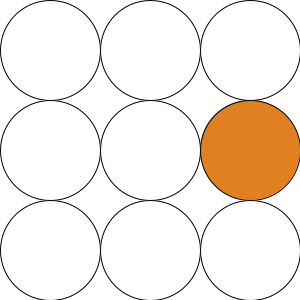
Frame 1 (no input)
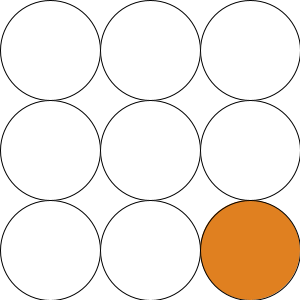
Frame 60 (the mouse pressed at the canvas centre just before this capture)
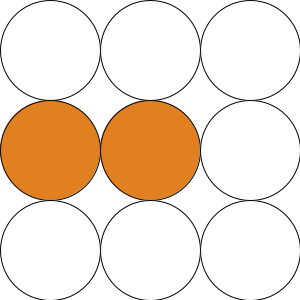
Frame 120 (the mouse held since frame 60 and released just before this capture)

The Processing sketch that drew these frames (run headless with seeded random() and noise(); from frame 60 on, the mouse is pressed at the canvas centre):

// Processing sketch: gopher_random_hole_time
// ── gopher_random_hole_time.pde
//打地鼠,滑鼠會是槌子,可以mousePressed時會槌下去。現在要讓地鼠自己跑出來
//時間 random()決定一個時間, random()決定是哪個洞要跳出來
//int [][]gopher=new int[3][3];
int [][] gopher ={
  {0,0,0},
  {0,0,0},
  {0,0,0}
};
void generateGopher(){
  int now = int(random(9));//0...8
  gopher[now/3][now%3]=30+int(random(60));//活命/出現的時間有60 frame
}
void setup(){
  size(300,300);
  generateGopher();
}
void draw(){
  background(255);
  for(int i=0; i<3; i++){
    for(int j=0; j<3; j++){
      if(gopher[i][j]>0){
        fill(#E08020); ellipse(50+j*100, 50+i*100, 100,100);
        gopher[i][j]--;
        if(gopher[i][j]==0) generateGopher();
      }else{
        fill(255); ellipse(50+j*100, 50+i*100, 100,100);
      }
    }
  }
}
void mousePressed(){
  int i=mouseY/100,j=mouseX/100;
  gopher[i][j]=0;
  generateGopher();
}
